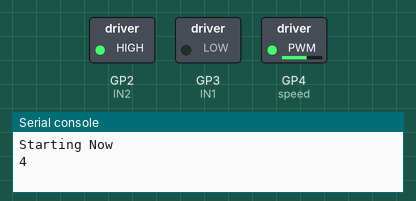
Recording of a program running on a simulated Raspberry Pi Pico running MicroPython. On the bench: switched loads named in the program (green lamp = pin HIGH), the last lines printed to the serial console.

Above: at 0.05 s.
At 14.95 s:
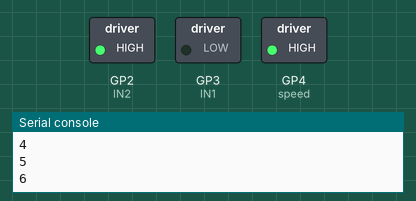
Timing chart, 0 to 19.5 s (numbered marks = the images above):
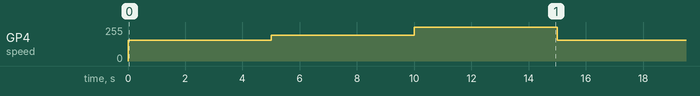

Measured:
- by itself, GP4 (speed): repeats every 15.0 s: 195/255 5.0 s, 255/255 5.0 s, 156/255 5.0 s

The program:

pwm_runner_L298N.py
```python
"""
Notes for the L298N:

https://microcontrollerslab.com/dc-motor-l298n-driver-raspberry-pi-pico-tutorial/
https://www.hackster.io/Ramji_Patel/raspberry-pi-pico-and-l298n-motor-driver-62bfa0

Remove the ENA jumper and put GPIO4/Phys Pin 6 attached to it.

Keeping in mind this is valid:

IN1.low(); IN2.high()
speed = PWM(Pin(4), freq=450, duty_u16=65535)

For full speed using:
IN1 = Pin(3, Pin.OUT)
IN2 = Pin(2, Pin.OUT)

Recall the 12 V fans do NOT move 'backwards'

"""


from machine import Pin, PWM
from time import sleep

IN1 = Pin(3, Pin.OUT)
IN2 = Pin(2, Pin.OUT)

IN1.low(); IN2.high()
speed = PWM(Pin(4), freq=450, duty_u16=0)

print("Starting Now")

while True:


        print("4")
        speed.duty_u16(40000)
        sleep(5)

        print("5")
        speed.duty_u16(50000)
        sleep(5)

        print("6")
        speed.duty_u16(65535)
        sleep(5)
```
